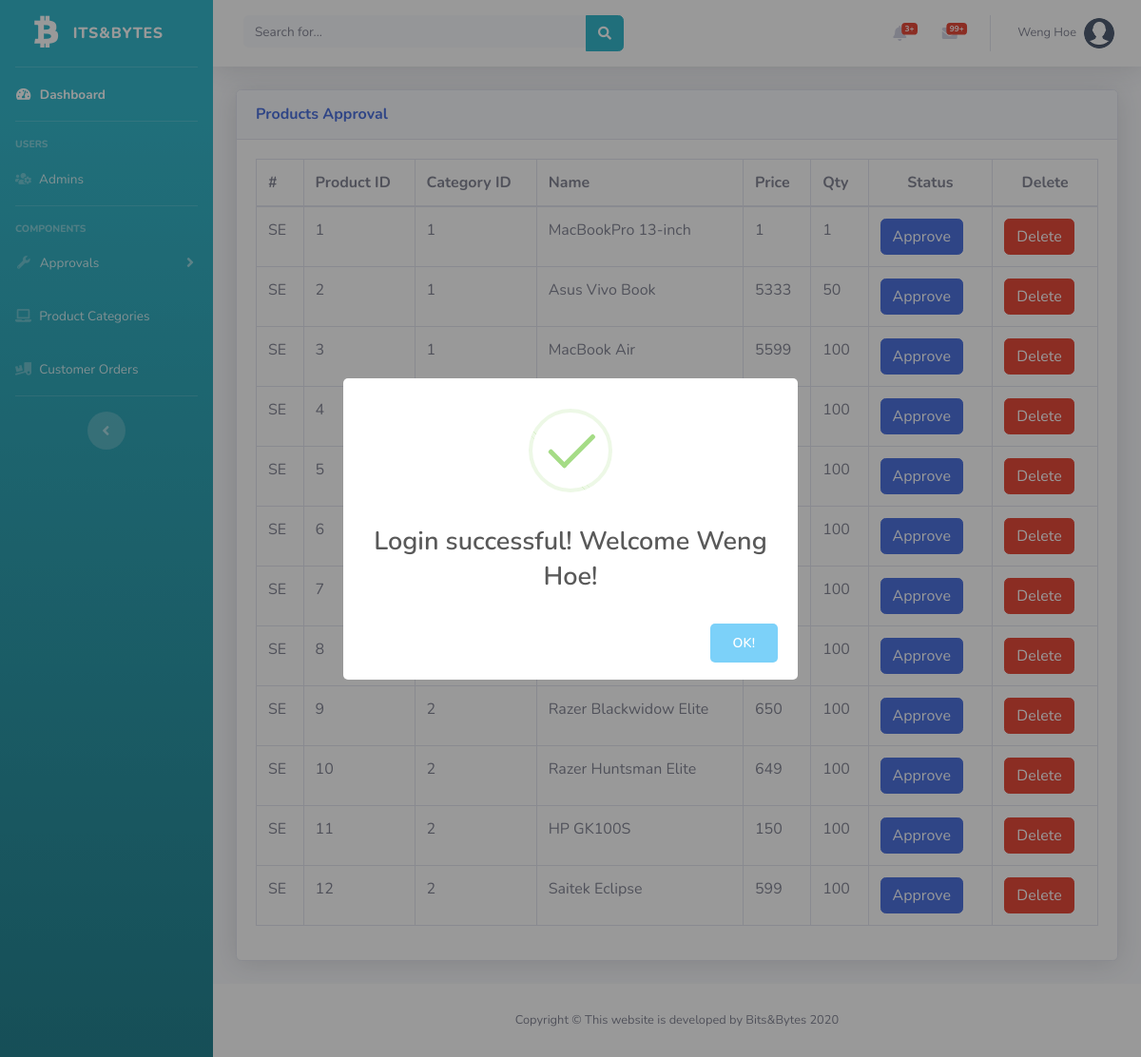
/Admin/product_approvals.php (signed in), run on the app's committed database.
### tables this page shows
CREATE TABLE IF NOT EXISTS `product` (
  `ProductID` int(11) NOT NULL AUTO_INCREMENT,
  `SellerID` int(11) NOT NULL,
  `CategoryID` int(11) NOT NULL,
  `Name` varchar(50) NOT NULL,
  `Photo` varchar(255) NOT NULL,
  `Photo2` varchar(255) NOT NULL,
  `Description` text NOT NULL,
  `Price` decimal(5,0) NOT NULL,
  `Quantity` int(5) NOT NULL,
  `Status` char(20) NOT NULL,
  PRIMARY KEY (`ProductID`),
  KEY `SellerID` (`SellerID`),
  KEY `CategoryID` (`CategoryID`)
);

### Admin/product_approvals.php (the view, shortened to what this page needs)
<?php
include('security.php');
include('includes/header.php');
include('includes/navbar.php');
$sql="select * from product order by ProductID asc";
$res=mysqli_query($connection,$sql);
?>
<div class="container-fluid">
<div class="card shadow mb-4">
  <div class="card-header py-3">
    <h6 class="m-0 font-weight-bold text-primary">Products Approval </h6>
  </div>
  <div class="card-body">
    <div class="table-responsive">
      <table class="table table-bordered" id="dataTable" width="100%" cellspacing="0">
        <thead>
          <tr>
          <th> # </th>
            <th> Product ID </th>
            <th> Category ID </th>
            <th> Name </th>
            <th> Price </th>
            <th> Qty </th>
            <th style="text-align:center;">Status </th>
            <th style="text-align:center;">Delete </th>
          </tr>
        </thead>
        <tbody>
        <?php
        if(mysqli_num_rows($res) > 0)
        {
			$i="SE";
            while($row=mysqli_fetch_assoc($res))
            {
                ?>
				<tr>
					<td class="serial"><?php echo $i?></td>
					<td><?php echo $row['ProductID'];?></td>
					<td><?php echo $row['CategoryID'];?></td>
					<td><?php echo $row['Name'];?></td>
          <td><?php echo $row['Price'];?></td>
          <td><?php echo $row['Quantity'];?></td>
					<td>
            <?php
						  if($row['Status']=='Approve'){
							echo "<span><a href='?type=Status&operation=decline&id=".$row['ProductID']."' class='btn btn-primary'>Approve</i></a></span>&nbsp;";
						  }else{
							echo "<span><a href='?type=Status&operation=approve&id=".$row['ProductID']."' class='btn btn-danger'>Decline</a></span>&nbsp;";
						  }
					  ?>
          </td>
            <td>
              <form action="code.php" method="post">
              <button type="submit" name="delete_product" class="btn btn-danger">Delete</button>
              </form>
            </td>
				</tr>
                <?php
                }
        }
            else{
                echo "No Record Found";
            }
                ?>
        </tbody>
      </table>
    </div>
  </div>
</div>
</div>
<?php
include('includes/footer.php');
?>

### data on the page
product: ProductID "1", CategoryID "1", Name "MacBookPro 13-inch", Price "1", Quantity "1"
product: ProductID "2", CategoryID "1", Name "Asus Vivo Book", Price "5333", Quantity "50"
product: ProductID "3", CategoryID "1", Name "MacBook Air", Price "5599", Quantity "100"
product: ProductID "4", Quantity "100"
product: ProductID "5", Quantity "100"
product: ProductID "6", Quantity "100"
product: ProductID "7", Quantity "100"
product: ProductID "8", Quantity "100"
product: ProductID "9", CategoryID "2", Name "Razer Blackwidow Elite", Price "650", Quantity "100"
product: ProductID "10", CategoryID "2", Name "Razer Huntsman Elite", Price "649", Quantity "100"
product: ProductID "11", CategoryID "2", Name "HP GK100S", Price "150", Quantity "100"
product: ProductID "12", CategoryID "2", Name "Saitek Eclipse", Price "599", Quantity "100"

### other printed values
$_SESSION['username'] "Weng Hoe"
